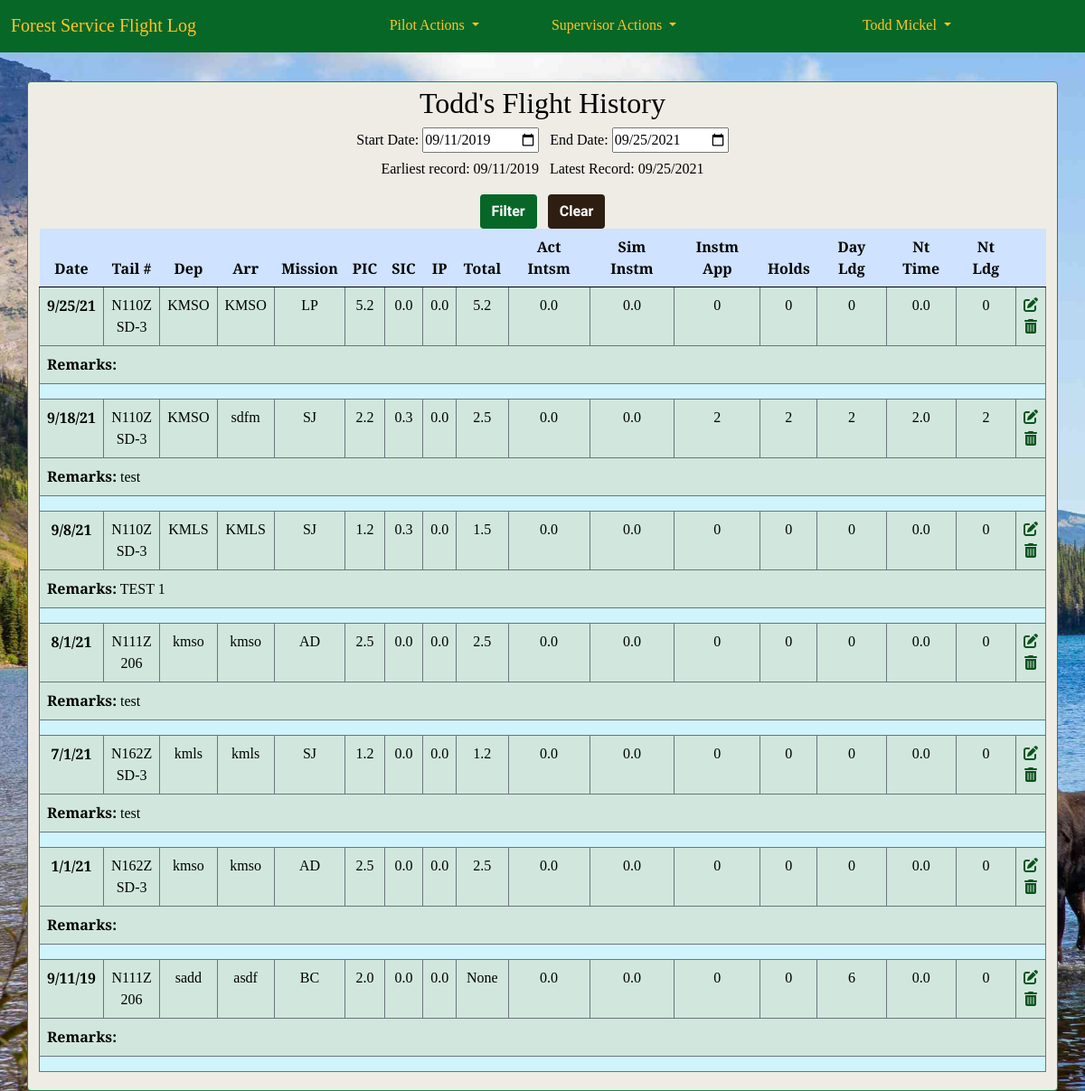
/pilot_log/view/ (signed in), run on the app's committed database.
### accounts/models.py (models this page shows, shortened)
class CustomUser(AbstractUser):
    REGION_CHOICES = [
        ('1', '1 - Northern'),
        ('2', '2 - Rocky Mountain'),
        ('3', '3 - Southwestern'),
        ('4', '4 - Intermountain'),
        ('5', '5 - Pacific Southwest'),
        ('6', '6 - Pacific Northwest'),
        ('8', '8 - Southern'),
        ('9', '9 - Eastern'),
        ('10', '10 - Alaska'),
        ('WO', 'Washington Office'),
    ]
    '''username = None
    email = models.EmailField(_('email address'), unique=True)'''
    region = models.CharField(
        max_length=4,
        choices=REGION_CHOICES,
        default='WO',
        null=False,
        blank=False
        )
    base = models.CharField(max_length=20, blank=True)
    office_phone = models.CharField(max_length=12, blank=True)
    cell_phone = models.CharField(max_length=12, blank=True)
    date_of_hire = models.DateField(null=True, blank=True)
    pilot_cert_number = models.CharField(max_length=20, blank=True)
    atp = models.BooleanField(default=False)
    cfi = models.BooleanField(default=False)
    cfii = models.BooleanField(default=False)
    mei = models.BooleanField(default=False)
    commercial_rating = models.BooleanField(default=False)
    medical_class = models.IntegerField(null=True, blank=True)
    date_of_medical = models.DateField(null=True, blank=True)
    user_supervisor = models.ForeignKey(
        'self',
        on_delete=models.PROTECT,
        limit_choices_to={'is_supervisor': True},
        blank=True,
        null=True
        )
    is_supervisor = models.BooleanField(default=False)
    is_captain = models.BooleanField(default=False)
    smokejumper_msn_eval_date = models.DateField(null=True, blank=True)
    equipment_eval_date = models.DateField(null=True, blank=True)
    order = ('username',)
    USERNAME_FIELD = 'username'
    REQUIRED_FIELDS = []

### pilot_log/models.py (models this page shows, shortened)
class FlightDetail(models.Model):
    pilot = models.ForeignKey(
        'accounts.CustomUser',
        on_delete = models.CASCADE,
        blank=False,
        null=False,
        )
    date_of_flight = models.DateField(null=False, blank=False)
    tail_number = models.ForeignKey(
        'Aircraft',
        on_delete = models.PROTECT,
        blank=False,
        null=False,
        )
    depart_ICAO = models.CharField(max_length=4, null=False, blank=False, default="KMSO")
    arrival_ICAO = models.CharField(max_length=4, null=False, blank=False, default="KMSO")
    msn_type = models.CharField(
        max_length=20,
        choices=settings.MISSION_CHOICES,
        null=False,
        blank=False,
        )
    pic_time = models.DecimalField(max_digits=2, decimal_places=1, default=0.0)
    sic_time = models.DecimalField(max_digits=2, decimal_places=1, default=0.0)
    instructor_time = models.DecimalField(max_digits=2, decimal_places=1, default=0.0)
    total_time = models.DecimalField(max_digits=3, decimal_places=1, null=True, blank=True)
    act_instrument_time = models.DecimalField(max_digits=2, decimal_places=1, default=0.0)
    sim_instrument_time = models.DecimalField(max_digits=2, decimal_places=1, default=0.0)
    instrument_appchs = models.IntegerField(default=0)
    holds = models.IntegerField(default=0)
    day_landings = models.IntegerField(default=0)
    night_time = models.DecimalField(max_digits=2, decimal_places=1, default=0.0)
    night_landings = models.IntegerField(default=0)
    remarks = models.TextField(max_length=250, blank=True, default='')
    class Meta:
        ordering = ['-date_of_flight']
        get_latest_by = 'date_of_flight'

class Aircraft(models.Model):
    tail_number = models.CharField(
        max_length=10,
        primary_key=True
        )
    aircraft_type = models.CharField(
        max_length=15,
        choices=settings.AIRCRAFT_TYPES,
        null=False,
        blank=False
    )

### pilot_log/views.py (the view)
# urls.py: path('view/', FlightListView.as_view(), name='flight_list')
class FlightListView(LoginRequiredMixin, ListView):
    model = FlightDetail
    form_class = FlightListFilterForm
    template_name = "view_flights.html"
    start_date = ''
    end_date = ''
    def get_start_date(self):
        start_date = self.start_date
        try:
            start_date = self.request.GET['start_date']
        except:
            start_date = ''
        if start_date is '':
            start_date = date.today() - datetime.timedelta(weeks=2600)
        return start_date
    def get_end_date(self):
        end_date = self.end_date
        try:
            end_date = self.request.GET['end_date']
        except:
            end_date = ''
        if end_date is '':
            end_date = date.today()
        return end_date
    def get_queryset(self):
        qs = super().get_queryset()
        start = self.get_start_date()
        end = self.get_end_date()
        qs = qs.filter(pilot=self.request.user).filter(
            date_of_flight__gte=start,
            date_of_flight__lte= end
            )
        return qs
    def get_context_data(self, **kwargs):
        context=super().get_context_data(**kwargs)
        context['earliest'] = FlightDetail.objects.filter(pilot=self.request.user).earliest('date_of_flight').date_of_flight
        context['latest'] = FlightDetail.objects.filter(pilot=self.request.user).latest('date_of_flight').date_of_flight
        context['earliest_filtered'] = self.object_list.earliest('date_of_flight').date_of_flight
        context['latest_filtered'] = self.object_list.latest('date_of_flight').date_of_flight
        return context

### templates/view_flights.html (shortened to what this page needs)
{% extends 'base.html' %}
{% load crispy_forms_tags %}
{% block content %}
<div class="container border border-success rounded py-1">
<h2 class="text-center">{{ user.first_name }}'s Flight History</h2>
<form action="" method="GET">
    <label for="start_date" class="form-label">Start Date:</label>
    <input type="date" id="start_date" name="start_date" value="{{ earliest_filtered|date:'Y-m-d'}}">&nbsp;&nbsp;
    <label for="end_date" class="form-label">End Date:</label>
    <input type="date" id="end_date" name="end_date" value="{{ latest_filtered|date:'Y-m-d' }}"><br>
    <p>Earliest record: {{ earliest|date:"m/d/Y" }}&nbsp;&nbsp;&nbsp;Latest Record: {{ latest|date:"m/d/Y" }}</p>
    <button class="btn submit_btn" type="submit">Filter</button>&nbsp;&nbsp;
    <button class="btn cancel_btn" type="reset">Clear</button>
</form>
<table class="table">
    <thead style="position: sticky;top: 0" class="thead-light">
        <tr class="table-primary">
            <th scope="col">Date</th>
            <th scope="col">Tail #</th>
            <th scope="col">Dep</th>
            <th scope="col">Arr</th>
            <th scope="col">Mission</th>
            <th scope="col">PIC</th>
            <th scope="col">SIC</th>
            <th scope="col">IP</th>
            <th scope="col">Total</th>
            <th scope="col">Act Intsm</th>
            <th scope="col">Sim Instm</th>
            <th scope="col">Instm App</th>
            <th scope="col">Holds</th>
            <th scope="col">Day Ldg</th>
            <th scope="col">Nt Time</th>
            <th scope="col">Nt Ldg</th>
            <th scope="col"></th>
        </tr>
    </thead>
    <tbody>
        {% for flight in object_list %}
        <tr class="table-success border border-secondary">
            <th scope="row" class="border border-secondary">{{ flight.date_of_flight|date:"n/j/y" }}</th>
            <td class="border border-secondary">{{ flight.tail_number.tail_number }}<br>{{ flight.tail_number.aircraft_type }}</td>
            <td class="border border-secondary">{{ flight.depart_ICAO }}</td>
            <td class="border border-secondary">{{ flight.arrival_ICAO }}</td>
            <td class="border border-secondary">{{ flight.msn_type }}</td>
            <td class="border border-secondary">{{ flight.pic_time }}</td>
            <td class="border border-secondary">{{ flight.sic_time }}</td>
            <td class="border border-secondary">{{ flight.instructor_time }}</td>
            <td class="border border-secondary">{{ flight.total_time }}</td>
            <td class="border border-secondary">{{ flight.act_instrument_time }}</td>
            <td class="border border-secondary">{{ flight.sim_instrument_time }}</td>
            <td class="border border-secondary">{{ flight.instrument_appchs }}</td>
            <td class="border border-secondary">{{ flight.holds }}</td>
            <td class="border border-secondary">{{ flight.day_landings }}</td>
            <td class="border border-secondary">{{ flight.night_time }}</td>
            <td class="border border-secondary">{{ flight.night_landings }}</td>
            <td class="border border-secondary">
                <a class="fas fa-edit" href="{% url 'flight_edit' flight.id  %}"></a><br>
                <a class="fas fa-trash-alt" href="{% url 'flight_delete' flight.id %}"></i></td>
        </tr>
        <tr class="table-success border border-secondary">
            <td colspan = "17" class="text-start"><b>Remarks:</b>  {{ flight.remarks }}</td>
        </tr>
        <tr class="table-info border border-secondary"><td colspan = "17"></td></tr>
        {% endfor %}
    </tbody>
</table>
</div>
{% endblock content %}

### templates/base.html (shortened to what this page needs)
{% load static %}
<!DOCTYPE html>
<html>
    <head>
        <link href="https://cdn.jsdelivr.net/npm/bootstrap@5.1.0/dist/css/bootstrap.min.css" rel="stylesheet"
>
        <link
            href="{% static 'css/base.css' %}"
            rel="stylesheet">
    </head>
    <body>
        <nav class="navbar navbar-expand-lg navbar-nb2">
            <div class="container-fluid">
                <a class="navbar-brand" href="{% url 'home' %}">Forest Service Flight Log</a>
                <div class="collapse navbar-collapse" id="navbarSupportedContent">
                {% if user.is_authenticated %}
                    <ul class="navbar-nav mx-auto mb-2 mb-lg-0">
                        <li class="nav-item dropdown">
                            <a class="nav-link active dropdown-toggle pa_1" href="#" id="navbarDropdown" role="button" data-bs-toggle="dropdown">
                                Pilot Actions
                            </a>
                        </li>
                        {% if user.is_supervisor %}
                        <li class="nav-item dropdown">
                            <a class="nav-link active dropdown-toggle pa_1" href="#" id="SupDropdown" role="button" data-bs-toggle="dropdown">
                                Supervisor Actions
                            </a>
                        </li>
                        {% endif %}
                    </ul>
                    <ul class="navbar-nav flex-row-reverse">
                        <li class="nav-item dropdown">
                            <a class="nav-link active dropdown-toggle pw_1" href="#" id="profileDropdown" role="button" data-bs-toggle="dropdown">
                                {{ user.get_full_name }}
                            </a>
                        </li>
                    </ul>
                    {% endif %}
                </div>
            </div>
        </nav>
        {% block content %}
        {% endblock content %}
    </body>
</html>

### static/css/base.css (style rules this page uses)
:root { --background: #eeece5; --brown_primary: #2e1e12; --brown_darker: #261f1b; --brown_darkest: #212121; --green_primary: #076727; --green_darkest: #073d11; --green_dark: #0a531b; --blue: #9bdaf1; --light_blue: #e1f3f8; --red_secondary: #e31c3d; --red_darkest: #981b1e; --red_dark: #cd2026; --red_light: #e59393; --red_lightest: #f9dede; --fs_gold: #ffc425; }
body { font-family: 'Playfair Display', serif; background: var(--background) url("/static/img/sf_logo4.jpg") no-repeat; background-size: cover; background-position: center center; background-repeat: no-repeat; background-attachment: fixed; background-size: cover; color: black; }
a { text-decoration: none; }
p { color: black; }
form { color: black; background-color: var(--background); border-radius: 10px; }
.fas, .far { color: var(--green_dark); text-decoration: none }
.navbar { background-color: var(--green_primary); border-bottom: 2px solid var(--green_primary); margin-bottom: 2rem; display: flex; }
.navbar-brand { color:var(--fs_gold); }
.pa_1 { color:var(--fs_gold); }
.pw_1 { color: var(--fs_gold); margin-right: 8rem; }
.container { text-align: center; background-color: var(--background); }
.btn { font-family: 'Source Sans Pro', sans-serif; font-weight: bold; }
.cancel_btn { background-color: var(--brown_primary); color: white; }
.submit_btn { background-color: var(--green_primary); color: white; }
@media only screen and (min-width: 768px) { body { width:auto; margin-left:auto; margin-right:auto; } }
@media only screen and (min-width: 600px) { body { display: 50%; } }

### templates/view_flights.html (style rules this page uses)
body { background-image: url(/static/img/montana.jpg); }

### data on the page
CustomUser: get_full_name "Todd Mickel", first_name "Todd"
FlightDetail: start_date "09/11/2019", date_of_flight "09/11/2019", date_of_flight "9/11/19", tail_number.tail_number "N111Z", tail_number.aircraft_type "206", depart_ICAO "sadd", arrival_ICAO "asdf", msn_type "BC", pic_time "2.0", sic_time "0.0", instructor_time "0.0", total_time "None", act_instrument_time "0.0", sim_instrument_time "0.0", instrument_appchs "0", holds "0", day_landings "6", night_time "0.0", night_landings "0"
FlightDetail: end_date "09/25/2021", date_of_flight "09/25/2021", date_of_flight "9/25/21", tail_number.tail_number "N110Z", tail_number.aircraft_type "SD-3", depart_ICAO "KMSO", arrival_ICAO "KMSO", msn_type "LP", pic_time "5.2", sic_time "0.0", instructor_time "0.0", total_time "5.2", act_instrument_time "0.0", sim_instrument_time "0.0", instrument_appchs "0", holds "0", day_landings "0", night_time "0.0", night_landings "0"
FlightDetail: date_of_flight "9/18/21", tail_number.tail_number "N110Z", tail_number.aircraft_type "SD-3", depart_ICAO "KMSO", arrival_ICAO "sdfm", msn_type "SJ", pic_time "2.2", sic_time "0.3", instructor_time "0.0", total_time "2.5", act_instrument_time "0.0", sim_instrument_time "0.0", instrument_appchs "2", holds "2", day_landings "2", night_time "2.0", night_landings "2", remarks "test"
FlightDetail: date_of_flight "9/8/21", tail_number.tail_number "N110Z", tail_number.aircraft_type "SD-3", depart_ICAO "KMLS", arrival_ICAO "KMLS", msn_type "SJ", pic_time "1.2", sic_time "0.3", instructor_time "0.0", total_time "1.5", act_instrument_time "0.0", sim_instrument_time "0.0", instrument_appchs "0", holds "0", day_landings "0", night_time "0.0", night_landings "0", remarks "TEST 1"
FlightDetail: date_of_flight "8/1/21", tail_number.tail_number "N111Z", tail_number.aircraft_type "206", depart_ICAO "kmso", arrival_ICAO "kmso", msn_type "AD", pic_time "2.5", sic_time "0.0", instructor_time "0.0", total_time "2.5", act_instrument_time "0.0", sim_instrument_time "0.0", instrument_appchs "0", holds "0", day_landings "0", night_time "0.0", night_landings "0", remarks "test"
FlightDetail: date_of_flight "7/1/21", tail_number.tail_number "N162Z", tail_number.aircraft_type "SD-3", depart_ICAO "kmls", arrival_ICAO "kmls", msn_type "SJ", pic_time "1.2", sic_time "0.0", instructor_time "0.0", total_time "1.2", act_instrument_time "0.0", sim_instrument_time "0.0", instrument_appchs "0", holds "0", day_landings "0", night_time "0.0", night_landings "0", remarks "test"
FlightDetail: date_of_flight "1/1/21", tail_number.tail_number "N162Z", tail_number.aircraft_type "SD-3", depart_ICAO "kmso", arrival_ICAO "kmso", msn_type "AD", pic_time "2.5", sic_time "0.0", instructor_time "0.0", total_time "2.5", act_instrument_time "0.0", sim_instrument_time "0.0", instrument_appchs "0", holds "0", day_landings "0", night_time "0.0", night_landings "0"
